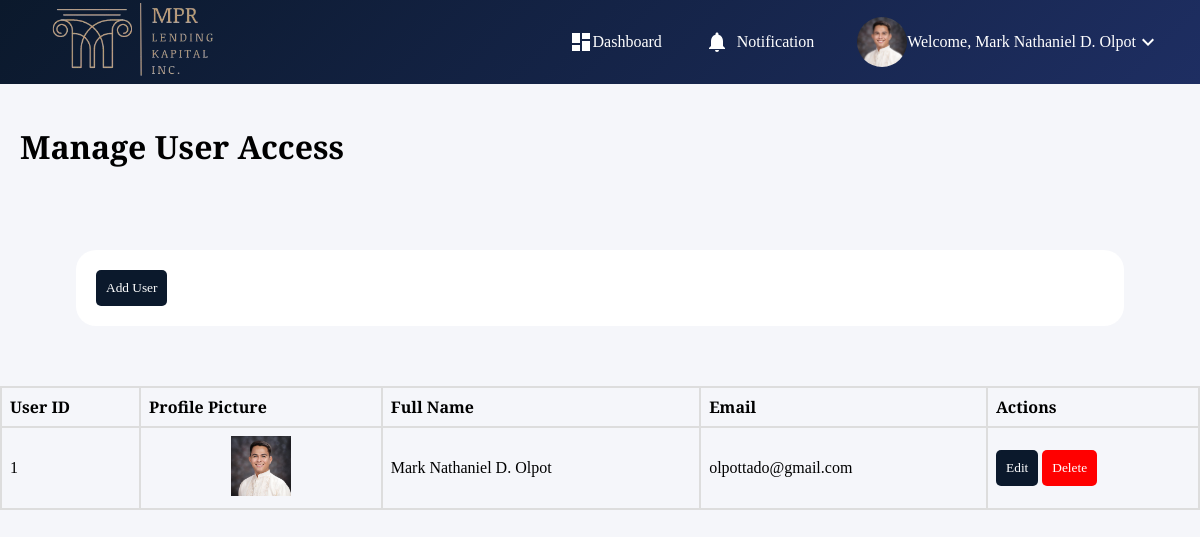
/manage_user_access.php (signed in), run on an earlier commit of the app's database.
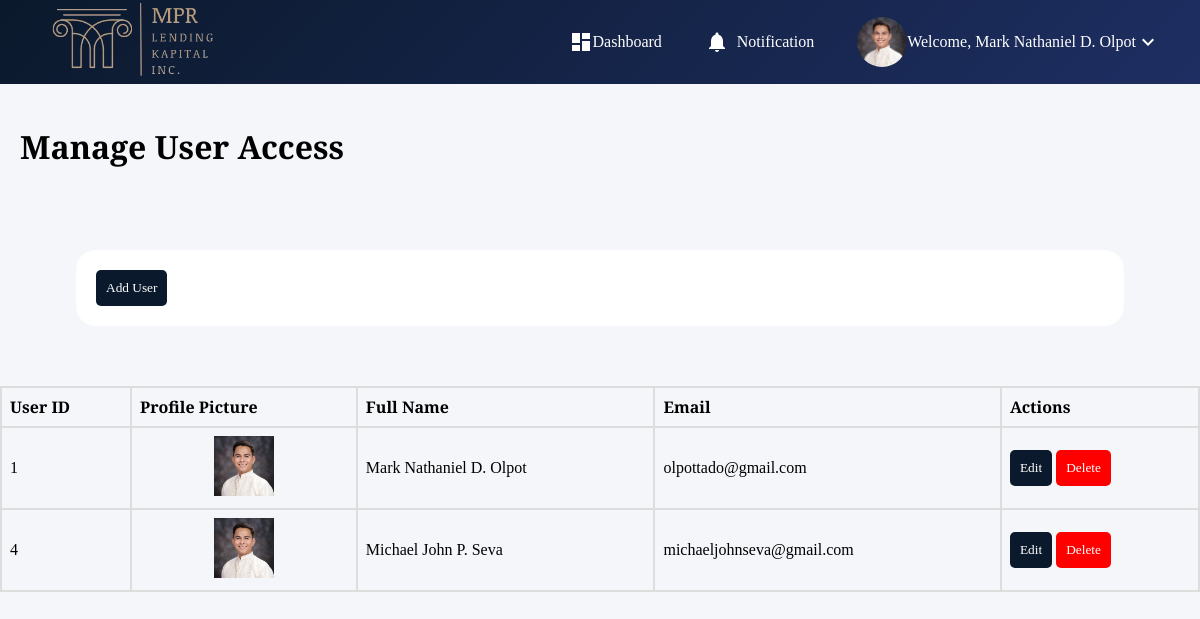
And on a later commit of the database.
### tables this page shows
CREATE TABLE `users` (
  `id` int(11) NOT NULL,
  `fullname` varchar(255) NOT NULL,
  `email` varchar(255) NOT NULL,
  `password` varchar(255) NOT NULL,
  `profile_picture` varchar(255) DEFAULT NULL,
  `role` enum('admin','user') NOT NULL,
  `created_at` timestamp NOT NULL DEFAULT current_timestamp(),
  `updated_at` timestamp NOT NULL DEFAULT current_timestamp() ON UPDATE current_timestamp()
);

### manage_user_access.php (the view, shortened to what this page needs)
<?php
$db = new mysqli('localhost', 'root', '', 'lendingdb');
$user_id = $_SESSION['user_id'];
$sql = "SELECT fullname, profile_picture FROM users WHERE id = ?";
$stmt = $db->prepare($sql);
$stmt->bind_param("i", $user_id);
$stmt->execute();
$result = $stmt->get_result();
$user = $result->fetch_assoc();
$fullname = isset($user['fullname']) ? $user['fullname'] : "User";
$profilePicturePath = isset($user['profile_picture']) && !empty($user['profile_picture']) ? $user['profile_picture'] : 'uploads/defaultprof.jpg';
?>
<!DOCTYPE html>
<html lang="en">
<head>
    <link rel="stylesheet" href="styles/manage_user_access.css">
</head>
<body>
<nav>
        <div class="dashboard-container">
            <div class="dashboard-header">
                <div class="logo-container">
                    <img src="images/dashboard.png" alt="Dashboard Logo">
                </div>
                <div class="dashboard-header-right">
                <div class="dashboard-header-right-content">
                        <svg xmlns="http://www.w3.org/2000/svg" width="24" height="24" viewBox="0 0 24 24">
                            <path fill="currentColor" d="M3 13h8V3H3zm0 8h8v-6H3zm10 0h8V11h-8zm0-18v6h8V3z" />
                        </svg>
                        <p>Dashboard</p>
                    </div>
                    <div class="notification">
                    <div class="notification-icon">
                        <svg  xmlns="http://www.w3.org/2000/svg" width="24" height="24" viewBox="0 0 24 24">
                            <path fill="currentColor"
                                d="M12 22c1.1 0 2-.9 2-2h-4a2 2 0 0 0 2 2m6-6v-5c0-3.07-1.64-5.64-4.5-6.32V4c0-.83-.67-1.5-1.5-1.5s-1.5.67-1.5 1.5v.68C7.63 5.36 6 7.92 6 11v5l-2 2v1h16v-1z" />
                        </svg>
                        <p>Notification</p>
                    </div>
                </div>
                    <div class="profile">
                    <img src="<?php echo $profilePicturePath; ?>" alt="Profile Picture">
                        <div class="profile-dropdown">
                        <p>Welcome, <?php echo $fullname; ?></p>
                    </div>
                    <svg class="arrow-down-icon" xmlns="http://www.w3.org/2000/svg" width="24" height="24" viewBox="0 0 24 24">
                            <path fill="currentColor" d="M7.41 8.59L12 13.17l4.59-4.58L18 10l-6 6l-6-6z" />
                        </svg>
                </div>
            </div>
    </nav>
    <div class="manage-user-access-header">
        <h1>Manage User Access</h1>
    </div>
    <div class="manage-user-access-container">
        <div class="manage-user-access-buttons">
                <button class="addbutton">Add User</button>
            </div>
        </div>
        <div class="manage-user-access-table">
        <table>
    <tr>
        <th>User ID</th>
        <th>Profile Picture</th>
        <th>Full Name</th>
        <th>Email</th>
        <th>Actions</th>
    </tr>
    <?php
    $db = new mysqli('localhost', 'root', '', 'lendingdb');
    $sql = "SELECT id, fullname, email, profile_picture FROM users";
    $result = $db->query($sql);
    if ($result->num_rows > 0) {
        while ($row = $result->fetch_assoc()) {
            echo "<tr>";
            echo "<td>{$row['id']}</td>";
            echo "<td><img src='{$row['profile_picture']}' width='60' height='60'></td>";
            echo "<td class='fullname'>{$row['fullname']}</td>";
            echo "<td class='email'>{$row['email']}</td>";
            echo "<td>
                    <button class='edit-button' data-id='{$row['id']}'>Edit</button>
                    <button class='delete-button' data-id='{$row['id']}'>Delete</button>
                  </td>";
            echo "</tr>";
        }
    } else {
        echo "<tr><td colspan='5'>No users found</td></tr>";
    }
    ?>
</table>
        </div>
</body>
</html>

### styles/manage_user_access.css (style rules this page uses)
* { font-family: "Source Serif 4", serif; }
h1 { font-weight: 900; }
body { background-color: #F5F6FA; height: 98vh; margin: 0 0 0 0; }
.dashboard-container { display: flex; flex-direction: column; }
.dashboard-header { display: flex; flex-direction: row; justify-content: space-between; background-image: linear-gradient(135deg, #0B192C, #1E2E62); color: white; max-height: 200px; height: 84px; }
.logo-container { display: flex; flex-direction: row; justify-content: left; align-items: center; height: 100%; }
.logo-container img { width: 300px; height: 100%; margin: 5px 0 0 0; object-fit: cover; }
.dashboard-header-right { display: flex; flex-direction: row; justify-content: right; align-items: center; height: 100%; margin: 0 20px 0 0; }
.notification-icon { display: flex; flex-direction: row; align-items: center; height: 100%; margin: 0 20px 0 0; }
.profile { display: flex; flex-direction: row; align-items: center; height: 100%; margin: 0 20px 0 0; }
.profile img { width: 50px; height: 50px; border-radius: 50%; object-fit: cover; }
.profile-dropdown { position: relative; display: inline; cursor: pointer; }
.notification { position: relative; display: inline-block; cursor: pointer; }
.notification-icon { vertical-align: middle; }
.dashboard-header-right-content { display: flex; flex-direction: row; align-items: center; margin: 0 20px 0 0; cursor: pointer; }
.manage-user-access-container { display: flex; flex-direction: column; justify-content: center; align-items: center; margin: 20px 20px 20px 20px; padding: 20px; }
.manage-user-access-header { font-weight: 900; margin: 0 0 20px 0; padding: 20px; }
.manage-user-access-buttons { width: 90%; display: flex; flex-direction: row; justify-content: space-between; margin: 0 0 20px 0; background-color: white; border-radius: 20px; padding: 20px; }
.manage-user-access-buttons button { background-color: #0B192C; color: white; border: none; border-radius: 5px; padding: 10px; cursor: pointer; }
table { display: table; border-collapse: separate; border-spacing: 0; border-color: black; border: 1px solid #ddd; width: 100%; }
th, td { border: 1px solid #ddd; text-align: left; padding: 8px; }
td:nth-child(2) { text-align: center; }
.edit-button { background-color: #0B192C; color: white; border: none; border-radius: 5px; padding: 10px; cursor: pointer; }
.delete-button { background-color: red; color: white; border: none; border-radius: 5px; padding: 10px; cursor: pointer; }
.notification { position: relative; padding: 0 15px; }
.notification-icon { display: flex; align-items: center; gap: 8px; cursor: pointer; padding: 8px; border-radius: 8px; transition: background-color 0.2s ease; }
.notification-icon svg { color: #ffffff; }

What changed in the data, as far as the page shows it:
added users: id "4", profile_picture (placeholder picture), fullname "Michael John P. Seva", email "michaeljohnseva@gmail.com"
